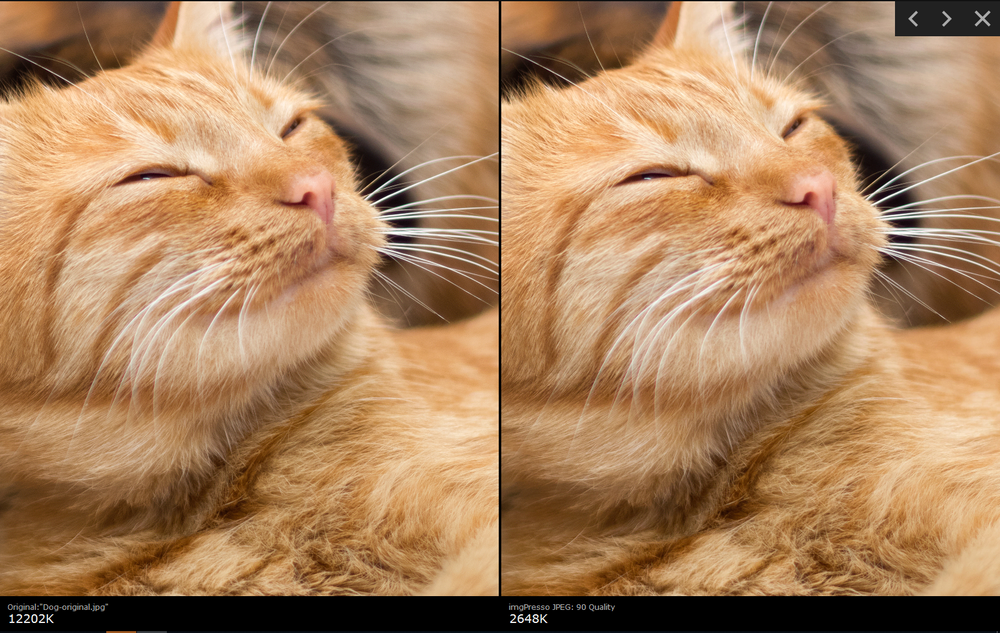
#> input picture ch3/dst.png, 1000 x 633 px, shrunk from 1600 x 1013 before the run, found by its file name; the run also reads 1 picture not shown here
$ python 2.8.5.py
#> lines starting #> are read from the running program, lines starting #| are printed output that depends on the picture
import matplotlib.pyplot as plt
import matplotlib.image as mpimg

dst_img = mpimg.imread('dst.png')
#> dst_img is the input picture: shape (633, 1000, 4) float32; mean R, G, B, A 0.664, 0.511, 0.368, 1
print(dst_img)
#> (printed output is left out)

pseudo_img = dst_img [:,:,0]
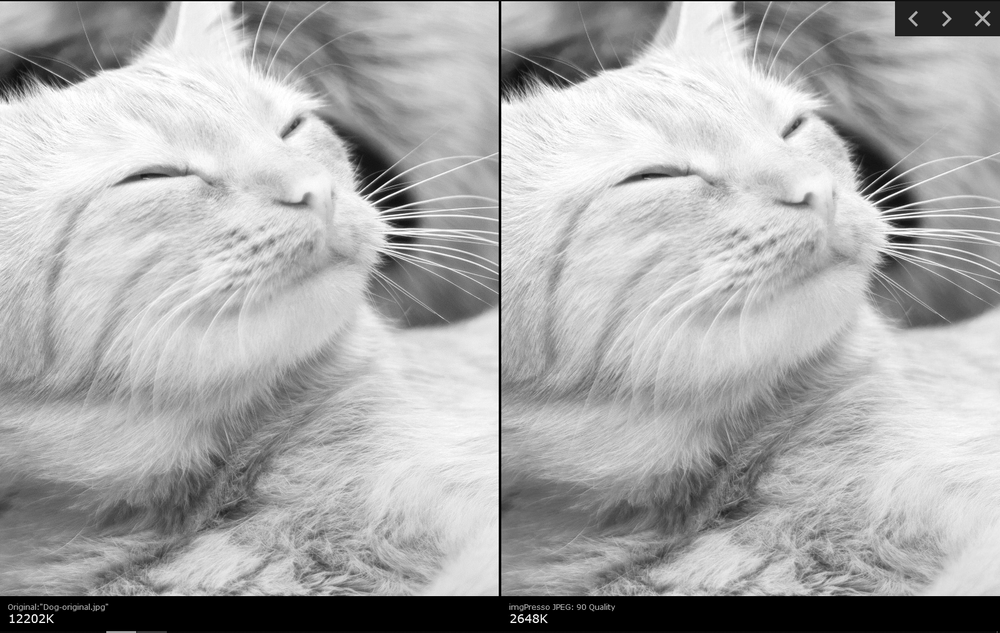
#> pseudo_img: shape (633, 1000) float32; min 0, max 1, mean 0.665
print(pseudo_img)
#> (printed output is left out)

plt.suptitle('Image Processing', fontsize=18)
plt.subplot(1,2,1)
plt.title('Original Image')
plt.imshow(mpimg.imread('src.png'))

plt.subplot(122)
plt.title('Pseudocolor Image')
dst_img = mpimg.imread('dst.png')
pseudo_img = dst_img [:, :, 0]
plt.imshow(pseudo_img)
plt.show()
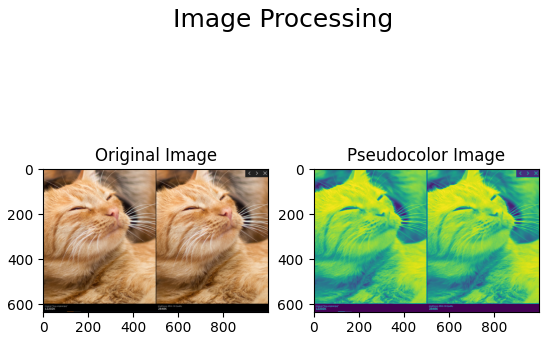
#> figure drawn by matplotlib, 2 panels
